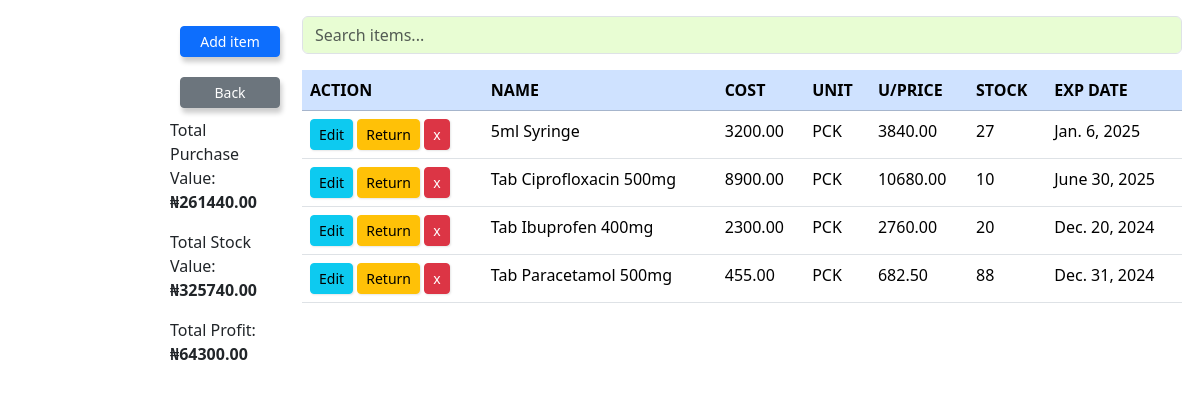
The app's page /wholesales/ (signed in), older data.
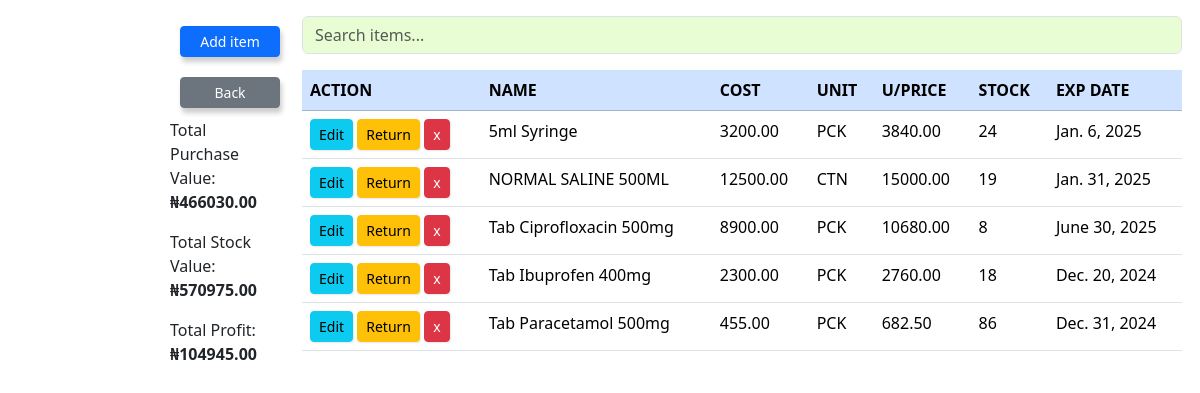
The same page, newer data.
### app/models.py (models this page shows, shortened)
class Wholesale(models.Model):
    MARKUP_CHOICES = [
        (0, 'No markup'),
        (2.5, '2.5% markup'),
        (5, '5% markup'),
        (7.5, '7.5% markup'),
        (10, '10% markup'),
        (12.5, '12.5% markup'),
        (15, '15% markup'),
        (17.5, '17.5% markup'),
        (20, '20% markup'),
        (22.5, '22.5% markup'),
        (25, '25% markup'),
        (27.5, '27.5% markup'),
        (30, '30% markup'),
        (32.5, '32.5% markup'),
        (35, '35% markup'),
        (37.5, '37.5% markup'),
        (40, '40% markup'),
        (42.5, '42.5% markup'),
        (45, '45% markup'),
        (47.5, '47.5% markup'),
        (50, '50% markup'),
        (57.5, '57.5% markup'),
        (60, '60% markup'),
        (62.5, '62.5% markup'),
        (65, '65% markup'),
        (67.5, '67.5% markup'),
        (70, '70% markup'),
        (72., '72.% markup'),
        (75, '75% markup'),
        (77.5, '77.5% markup'),
        (80, '80% markup'),
        (82.5, '82.% markup'),
        (85, '85% markup'),
        (87.5, '87.5% markup'),
        (90, '90% markup'),
        (92., '92.% markup'),
        (95, '95% markup'),
        (97.5, '97.5% markup'),
        (100, '100% markup'),
    ]
    UNIT_CHOICES = [
        ('unit', 'Select Unit'),
        ('PCS', 'Pieces'),
        ('TAB', 'Tablets'),
        ('TIN', 'Tins'),
        ('BTL', 'Bottles'),
        ('PCK', 'Packets'),
        ('ROLL', 'Rolls'),
        ('CTN', 'Cartons'),
        ('AMP', 'Ampules'),
        ('VAIL', 'Vail'),
    ]
    name = models.CharField(max_length=100)
    unit = models.CharField(max_length=10, choices=UNIT_CHOICES, default='unit')
    cost = models.DecimalField(max_digits=10, decimal_places=2, default=0)
    price = models.DecimalField(max_digits=10, decimal_places=2)
    stock_quantity = models.IntegerField()
    exp_date = models.DateField()
    markup_percentage = models.IntegerField(choices=MARKUP_CHOICES, default=0)

### wholesale/views.py (the view)
# urls.py: path('wholesales/', views.wholesales, name='wholesales'),
@login_required
def wholesales(request):
    if request.user.is_authenticated:
        items = Wholesale.objects.all().order_by('name')
        total_purchase_value = sum(item.cost * item.stock_quantity for item in items)
        total_stock_value = sum(item.price * item.stock_quantity for item in items)
        total_profit = total_stock_value - total_purchase_value
        context = {
            'items': items,
            'total_purchase_value': total_purchase_value,
            'total_stock_value': total_stock_value,
            'total_profit': total_profit,
        }
        return render(request, 'wholesale/wholesales.html', context)
    else:
        return render(request, 'index.html')

### app/templates/wholesale/wholesales.html (shortened to what this page needs)
{% load static %}
<!DOCTYPE html>
<html lang="en">
<head>
    <link rel="stylesheet" href="{% static 'css/bootstrap.min.css' %}">
</head>
<body>
    {% block content %}
    <div class="container">
        <div class="side-nav">
            <a class="btn btn-primary btn-sm" data-bs-toggle="modal" data-bs-target="#addItemModal" type="button">Add
                item</a>
            <a class="btn btn-secondary btn-sm" href="{% url 'wholesale_page' %}">Back</a>
            {% if request.user.is_superuser %}
            <p>Total Purchase Value: <strong>₦{{ total_purchase_value }}</strong></p>
            <p>Total Stock Value: <strong>₦{{ total_stock_value }}</strong></p>
            <p>Total Profit: <strong>₦{{ total_profit }}</strong></p>
            {% endif %}
        </div>
        <div class="col-md-8 offset-4">
            <input type="text" class="form-control mb-3" hx-get="{% url 'search_wholesale_item' %}"
                hx-trigger="keyup changed delay:300ms" hx-target="#item-list" placeholder="Search items..."
                name="search" style="background-color: rgb(232, 253, 211);">
            <table class="table table-hover">
                <thead class="table-primary">
                    <tr>
                        <th scope="col">ACTION</th>
                        <th scope="col">NAME</th>
                        {% if user.is_superuser %}
                        <th scope="col">COST</th>
                        {% endif %}
                        <th scope="col">UNIT</th>
                        <th scope="col">U/PRICE</th>
                        <th scope="col">STOCK</th>
                        <th scope="col">EXP DATE</th>
                    </tr>
                </thead>
                <tbody id="item-list">
                    {% for item in items %}
                    <tr>
                        <td>
                            <a class="btn btn-sm btn-info" data-bs-toggle="modal" data-bs-target="#editWholesaleModal"
                                hx-get="{% url 'edit_wholesale_item' item.id %}"
                                hx-target="#editWholesaleModal .modal-content">Edit</a>
                            <a class="btn btn-sm btn-warning" data-bs-toggle="modal"
                                data-bs-target="#returnWholesaleItemModal"
                                hx-get="{% url 'return_wholesale_item' item.id %}"
                                hx-target="#returnWholesaleItemModal .modal-content">Return</a>
                            <a href="{% url 'delete_wholesale_item' item.id %}"
                                onclick="return confirm('Are you sure you want to delete {{item.name|title}} from Wholesale Store?')"
                                class="btn btn-sm btn-danger">x</a>
                        </td>
                        <td>{{item.name}}</td>
                        {% if user.is_superuser %}
                        <td>{{item.cost}}</td>
                        {% endif %}
                        <td>{{item.unit}}</td>
                        <td>{{item.price}}</td>
                        <td>{{item.stock_quantity}}</td>
                        <td>{{item.exp_date}}</td>
                    </tr>
                    {% endfor %}
                </tbody>
            </table>
        </div>
    </div>
    {% endblock %}
</body>
</html>

Row changes from the older to the newer data that the page shows:
changed Wholesale "5ml Syringe": stock_quantity "27" → "24"
added Wholesale: name "NORMAL SALINE 500ML", cost "12500.00", unit "CTN", price "15000.00", stock_quantity "19", exp_date "Jan. 31, 2025"
changed Wholesale "Tab Ciprofloxacin 500mg": stock_quantity "10" → "8"
changed Wholesale "Tab Ibuprofen 400mg": stock_quantity "20" → "18"
changed Wholesale "Tab Paracetamol 500mg": stock_quantity "88" → "86"
Text that changed along with them:
{{ total_purchase_value }}: "261440.00" → "466030.00"
{{ total_stock_value }}: "325740.00" → "570975.00"
{{ total_profit }}: "64300.00" → "104945.00"
